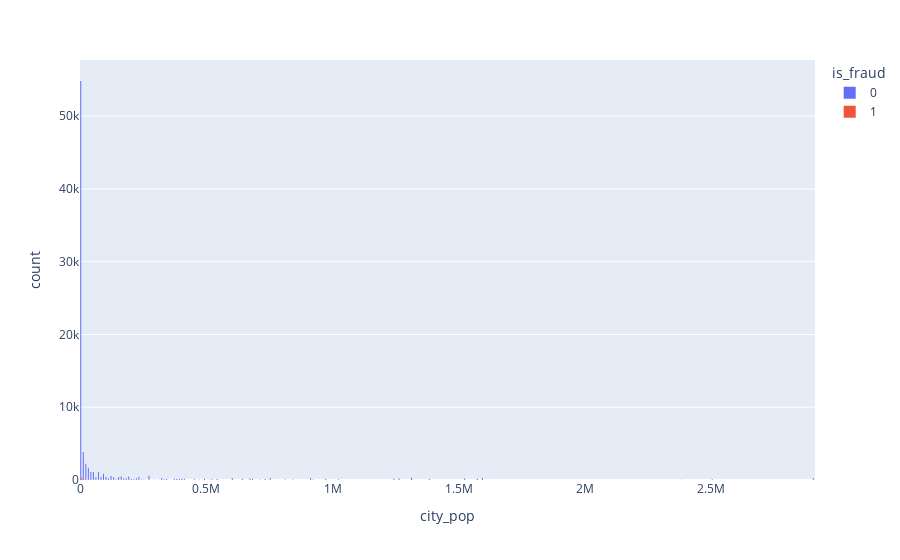

Here is the notebook cell this chart was saved with:
### Code cell
px.histogram(train_sample, x='city_pop', color='is_fraud', barmode='group') # try changing x to see the distribution

### Figure 1 — Plotly figure (JSON) as saved in the notebook; plotly's stock layout.template omitted (floating-point values rounded to 4 significant figures; data arrays with more than 128 entries replaced by an {"elided": "..."} marker saying what was removed)
{"data": [{"alignmentgroup": "True", "bingroup": "x", "hovertemplate": "is_fraud=0<br>city_pop=%{x}<br>count=%{y}<extra></extra>", "legendgroup": "0", "marker": {"color": "#636efa", "pattern": {"shape": ""}}, "name": "0", "offsetgroup": "0", "orientation": "v", "showlegend": true, "type": "histogram", "x": {"elided": "78197 int values"}, "xaxis": "x", "yaxis": "y"}, {"alignmentgroup": "True", "bingroup": "x", "hovertemplate": "is_fraud=1<br>city_pop=%{x}<br>count=%{y}<extra></extra>", "legendgroup": "1", "marker": {"color": "#EF553B", "pattern": {"shape": ""}}, "name": "1", "offsetgroup": "1", "orientation": "v", "showlegend": true, "type": "histogram", "x": {"elided": "446 int values"}, "xaxis": "x", "yaxis": "y"}], "layout": {"barmode": "group", "legend": {"title": {"text": "is_fraud"}, "tracegroupgap": 0}, "margin": {"t": 60}, "xaxis": {"anchor": "y", "domain": [0, 1], "title": {"text": "city_pop"}}, "yaxis": {"anchor": "x", "domain": [0, 1], "title": {"text": "count"}}}}
